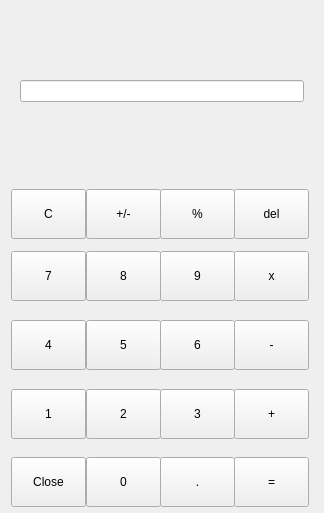
<?xml version="1.0" encoding="UTF-8"?>
<ui version="4.0">
 <class>Widget</class>
 <widget class="QWidget" name="Widget">
  <property name="geometry">
   <rect>
    <x>0</x>
    <y>0</y>
    <width>324</width>
    <height>513</height>
   </rect>
  </property>
  <property name="minimumSize">
   <size>
    <width>0</width>
    <height>0</height>
   </size>
  </property>
  <property name="baseSize">
   <size>
    <width>75</width>
    <height>50</height>
   </size>
  </property>
  <property name="windowTitle">
   <string>Widget</string>
  </property>
  <layout class="QVBoxLayout" name="verticalLayout_2">
   <item>
    <widget class="QWidget" name="widget_7" native="true">
     <layout class="QHBoxLayout" name="horizontalLayout">
      <item>
       <widget class="QLineEdit" name="lineEdit"/>
      </item>
     </layout>
    </widget>
   </item>
   <item>
    <widget class="QWidget" name="widget_6" native="true">
     <property name="enabled">
      <bool>true</bool>
     </property>
     <property name="minimumSize">
      <size>
       <width>300</width>
       <height>325</height>
      </size>
     </property>
     <property name="maximumSize">
      <size>
       <width>300</width>
       <height>300</height>
      </size>
     </property>
     <property name="layoutDirection">
      <enum>Qt::LeftToRight</enum>
     </property>
     <layout class="QGridLayout" name="gridLayout">
      <property name="leftMargin">
       <number>0</number>
      </property>
      <property name="topMargin">
       <number>0</number>
      </property>
      <property name="rightMargin">
       <number>0</number>
      </property>
      <property name="bottomMargin">
       <number>0</number>
      </property>
      <item row="0" column="0">
       <widget class="QWidget" name="widget_4" native="true">
        <property name="maximumSize">
         <size>
          <width>300</width>
          <height>50</height>
         </size>
        </property>
        <layout class="QGridLayout" name="gridLayout_2">
         <property name="leftMargin">
          <number>0</number>
         </property>
         <property name="topMargin">
          <number>0</number>
         </property>
         <property name="bottomMargin">
          <number>0</number>
         </property>
         <item row="0" column="3">
          <widget class="QPushButton" name="pushButton_16">
           <property name="minimumSize">
            <size>
             <width>75</width>
             <height>50</height>
            </size>
           </property>
           <property name="text">
            <string>%</string>
           </property>
          </widget>
         </item>
         <item row="0" column="4">
          <widget class="QPushButton" name="pushButton_15">
           <property name="minimumSize">
            <size>
             <width>75</width>
             <height>50</height>
            </size>
           </property>
           <property name="text">
            <string>del</string>
           </property>
          </widget>
         </item>
         <item row="0" column="0">
          <widget class="QPushButton" name="pushButton_C">
           <property name="minimumSize">
            <size>
             <width>75</width>
             <height>50</height>
            </size>
           </property>
           <property name="baseSize">
            <size>
             <width>0</width>
             <height>0</height>
            </size>
           </property>
           <property name="text">
            <string>C</string>
           </property>
          </widget>
         </item>
         <item row="0" column="1">
          <widget class="QPushButton" name="pushButton_add_sub">
           <property name="minimumSize">
            <size>
             <width>75</width>
             <height>50</height>
            </size>
           </property>
           <property name="text">
            <string>+/-</string>
           </property>
          </widget>
         </item>
        </layout>
       </widget>
      </item>
      <item row="2" column="0">
       <widget class="QWidget" name="widget_2" native="true">
        <layout class="QHBoxLayout" name="horizontalLayout_2">
         <property name="leftMargin">
          <number>0</number>
         </property>
         <property name="topMargin">
          <number>0</number>
         </property>
         <property name="bottomMargin">
          <number>0</number>
         </property>
         <item>
          <widget class="QPushButton" name="pushButton_4">
           <property name="minimumSize">
            <size>
             <width>75</width>
             <height>50</height>
            </size>
           </property>
           <property name="text">
            <string>4</string>
           </property>
          </widget>
         </item>
         <item>
          <widget class="QPushButton" name="pushButton_5">
           <property name="minimumSize">
            <size>
             <width>75</width>
             <height>50</height>
            </size>
           </property>
           <property name="text">
            <string>5</string>
           </property>
          </widget>
         </item>
         <item>
          <widget class="QPushButton" name="pushButton_6">
           <property name="minimumSize">
            <size>
             <width>75</width>
             <height>50</height>
            </size>
           </property>
           <property name="text">
            <string>6</string>
           </property>
          </widget>
         </item>
         <item>
          <widget class="QPushButton" name="pushButton_7">
           <property name="minimumSize">
            <size>
             <width>75</width>
             <height>50</height>
            </size>
           </property>
           <property name="text">
            <string>-</string>
           </property>
          </widget>
         </item>
        </layout>
       </widget>
      </item>
      <item row="3" column="0">
       <widget class="QWidget" name="widget" native="true">
        <layout class="QHBoxLayout" name="horizontalLayout_3">
         <property name="leftMargin">
          <number>0</number>
         </property>
         <property name="topMargin">
          <number>0</number>
         </property>
         <property name="bottomMargin">
          <number>0</number>
         </property>
         <item>
          <widget class="QPushButton" name="pushButton_1">
           <property name="minimumSize">
            <size>
             <width>75</width>
             <height>50</height>
            </size>
           </property>
           <property name="text">
            <string>1</string>
           </property>
          </widget>
         </item>
         <item>
          <widget class="QPushButton" name="pushButton_2">
           <property name="minimumSize">
            <size>
             <width>75</width>
             <height>50</height>
            </size>
           </property>
           <property name="text">
            <string>2</string>
           </property>
          </widget>
         </item>
         <item>
          <widget class="QPushButton" name="pushButton_3">
           <property name="minimumSize">
            <size>
             <width>75</width>
             <height>50</height>
            </size>
           </property>
           <property name="text">
            <string>3</string>
           </property>
          </widget>
         </item>
         <item>
          <widget class="QPushButton" name="pushButton_12">
           <property name="minimumSize">
            <size>
             <width>75</width>
             <height>50</height>
            </size>
           </property>
           <property name="text">
            <string>+</string>
           </property>
          </widget>
         </item>
        </layout>
       </widget>
      </item>
      <item row="4" column="0">
       <widget class="QWidget" name="widget_5" native="true">
        <layout class="QHBoxLayout" name="horizontalLayout_5">
         <property name="leftMargin">
          <number>0</number>
         </property>
         <property name="topMargin">
          <number>0</number>
         </property>
         <property name="bottomMargin">
          <number>0</number>
         </property>
         <item>
          <widget class="QPushButton" name="pushButton_18">
           <property name="minimumSize">
            <size>
             <width>75</width>
             <height>50</height>
            </size>
           </property>
           <property name="maximumSize">
            <size>
             <width>75</width>
             <height>50</height>
            </size>
           </property>
           <property name="text">
            <string>Close</string>
           </property>
          </widget>
         </item>
         <item>
          <widget class="QPushButton" name="pushButton_0">
           <property name="minimumSize">
            <size>
             <width>75</width>
             <height>50</height>
            </size>
           </property>
           <property name="text">
            <string>0</string>
           </property>
          </widget>
         </item>
         <item>
          <widget class="QPushButton" name="pushButton_20">
           <property name="minimumSize">
            <size>
             <width>75</width>
             <height>50</height>
            </size>
           </property>
           <property name="text">
            <string>.</string>
           </property>
          </widget>
         </item>
         <item>
          <widget class="QPushButton" name="pushButton_19">
           <property name="minimumSize">
            <size>
             <width>75</width>
             <height>50</height>
            </size>
           </property>
           <property name="text">
            <string>=</string>
           </property>
          </widget>
         </item>
        </layout>
       </widget>
      </item>
      <item row="1" column="0">
       <widget class="QWidget" name="widget_3" native="true">
        <layout class="QHBoxLayout" name="horizontalLayout_4">
         <property name="leftMargin">
          <number>0</number>
         </property>
         <property name="topMargin">
          <number>0</number>
         </property>
         <property name="bottomMargin">
          <number>0</number>
         </property>
         <item>
          <widget class="QPushButton" name="pushButton7">
           <property name="minimumSize">
            <size>
             <width>75</width>
             <height>50</height>
            </size>
           </property>
           <property name="text">
            <string>7</string>
           </property>
          </widget>
         </item>
         <item>
          <widget class="QPushButton" name="pushButton_8">
           <property name="minimumSize">
            <size>
             <width>75</width>
             <height>50</height>
            </size>
           </property>
           <property name="text">
            <string>8</string>
           </property>
          </widget>
         </item>
         <item>
          <widget class="QPushButton" name="pushButton_9">
           <property name="minimumSize">
            <size>
             <width>75</width>
             <height>50</height>
            </size>
           </property>
           <property name="text">
            <string>9</string>
           </property>
          </widget>
         </item>
         <item>
          <widget class="QPushButton" name="pushButton_11">
           <property name="minimumSize">
            <size>
             <width>75</width>
             <height>50</height>
            </size>
           </property>
           <property name="text">
            <string>x</string>
           </property>
          </widget>
         </item>
        </layout>
       </widget>
      </item>
     </layout>
    </widget>
   </item>
  </layout>
 </widget>
 <resources/>
 <connections/>
</ui>
